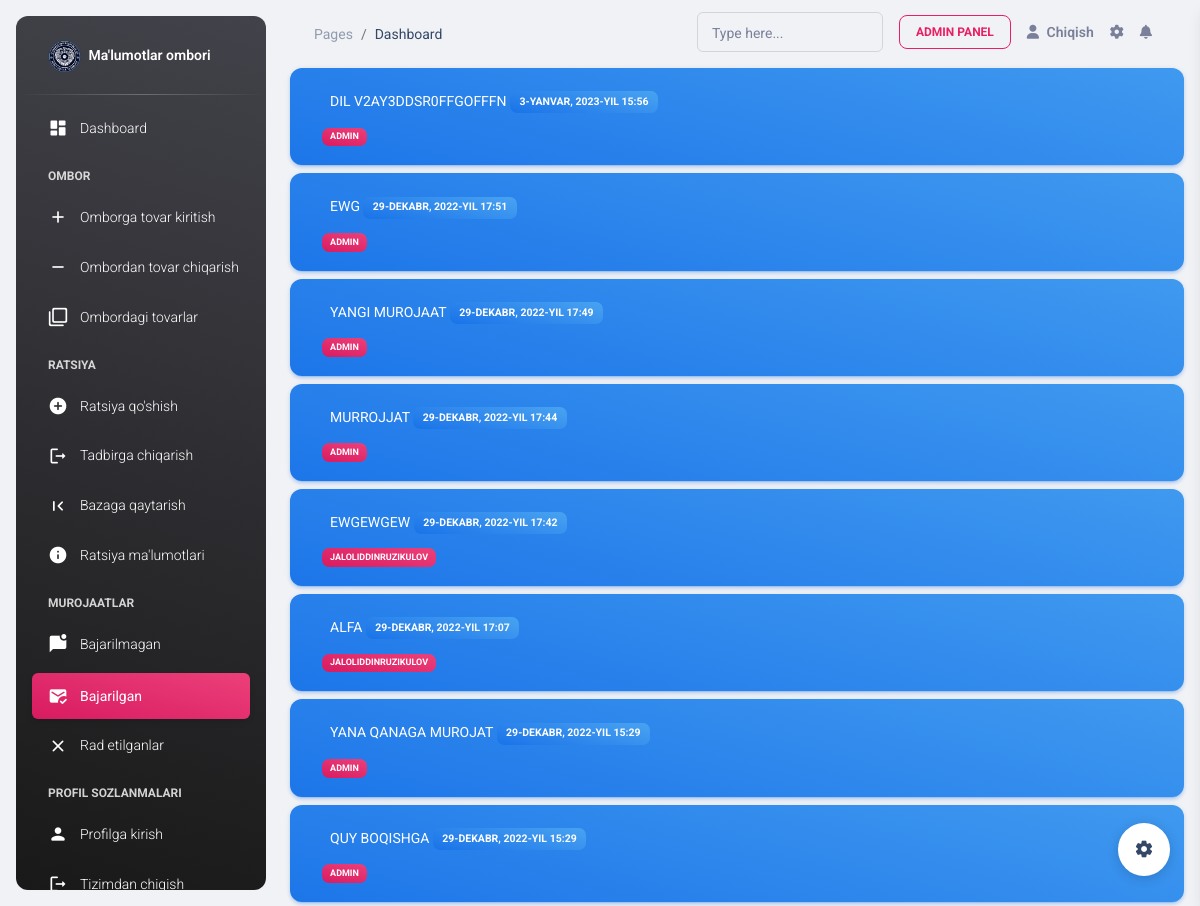
The app's page /appeals/done/ (signed in), older data.
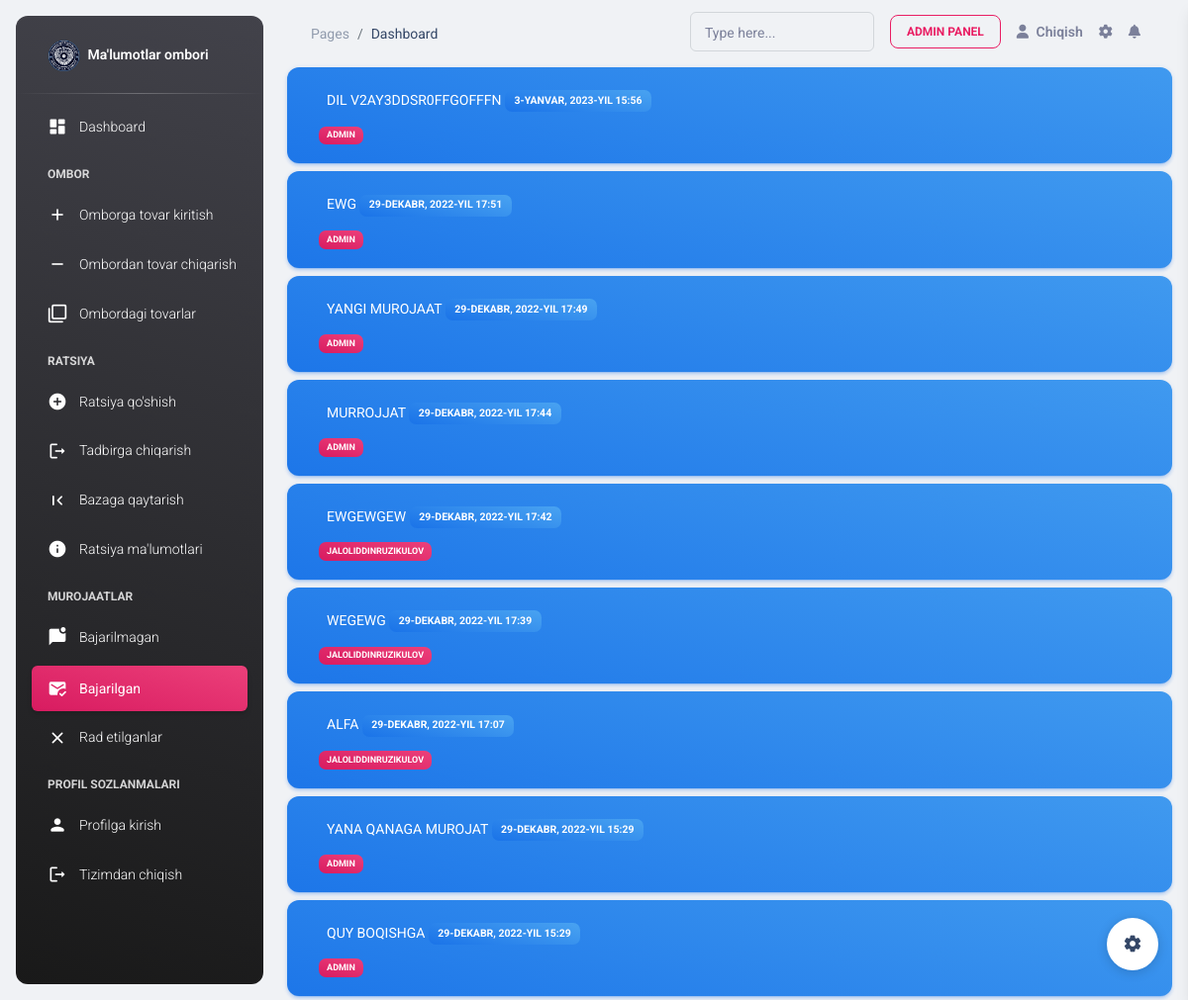
The same page, newer data.
### appeals/models.py (models this page shows, shortened)
class Appeal(models.Model):
    user = models.ForeignKey(CustomUser, on_delete=models.CASCADE)
    theme = models.CharField(max_length=250)
    text = models.CharField(max_length=1000)
    description = models.CharField(max_length=1000, null=True, blank=True)
    open_date = models.DateTimeField(auto_now_add=True)
    close_date = models.DateTimeField(null=True, blank=True)
    status = models.BooleanField(default=False, null=True)

### accounts/models.py (models this page shows)
class CustomUser(AbstractUser):
    phone_number = models.CharField(max_length=60)

### appeals/views.py (the view)
# urls.py: path('done/', AppealsDone.as_view(), name='appeals_done'),
class AppealsDone(LoginRequiredMixin, ListView):
    model = Appeal
    template_name = 'appeals/list.html'
    def get_context_data(self, *, object_list=None, **kwargs):
        data = super().get_context_data(**kwargs)
        data['appeals'] = Appeal.objects.filter(status=True)
        return data

### templates/appeals/list.html (shortened to what this page needs)
{% extends 'base.html' %}
{% block content %}
    {% load static %}
    <body class="g-sidenav-show  bg-gray-200">
    {% include "aside.html" %}
    <main class="main-content position-relative max-height-vh-100 h-100 border-radius-lg ">
        {% include 'navbar.html' %}
        <div class="container">
            <div class="d-flex justify-content-between flex-column-reverse  flex-column mb-3">
                {% for appeal in appeals %}
                    <a href="{% url 'appeals_detail' pk=appeal.pk %}">
                        <div class="btn card  m-1 bg-gradient-info text-lg-start">
                            <div class="card-body p-2">
                                <p class="text-uppercase text-white  p-lg-1 form-label text-xxl-start">{{ appeal.theme }}
                                    <span
                                            class="badge bg-gradient-info">  {{ appeal.open_date }}</span>
                                </p>      <span class=" badge bg-gradient-primary">{{ appeal.user }} </span>
                                {% url 'appeals_list' as appeals_list %}
                            </div>
                        </div>
                    </a>
                {% endfor %}
            </div>
        </div>
    </main>
    {% include 'settings.html' %}
    </body>
{% endblock content %}

Row changes from the older to the newer data that the page shows:
now on this page (row edited): Appeal: theme "WEGEWG", open_date "29-DEKABR, 2022-YIL 17:39", user "JALOLIDDINRUZIKULOV"
